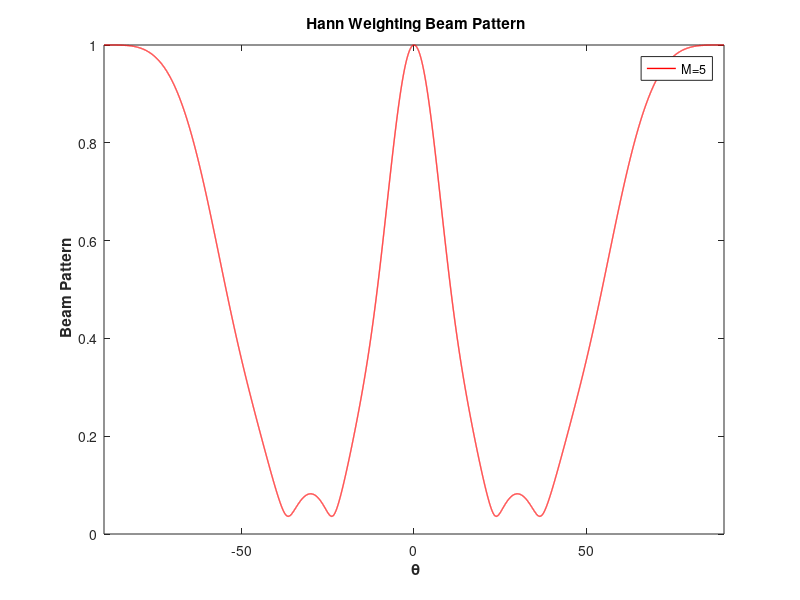
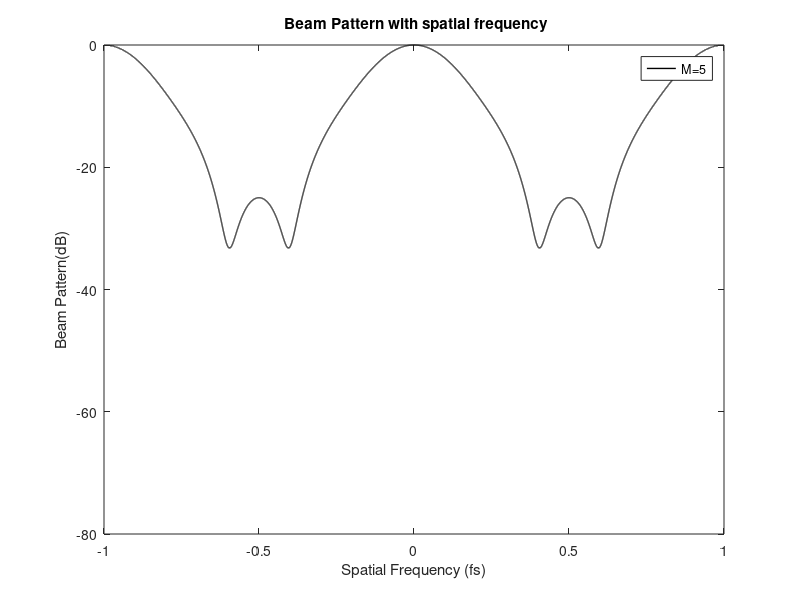

MATLAB code for these plots, in order:
%Program in which all the parameters are inserted manually.

M = input('Enter the number of sensors: ');
display('Enter the value of wavelength and spacing in dimensional units');
d = input('Enter the value of spacing between sensors: ');
lambda = input('Enter the wavelenth of the signal: ');

angle = -90:0.01:90; % Azimuth angle in degrees.
angle_polar = 0:0.01:2*pi; % Azimuth angle in radians.
fs  = (d./lambda).*sind(angle); % spatial frequency

sum = 0;
for m = ((-M-1)/2):1:((M-1)/2)
    sum = sum + ((cos((pi*m)./M)).^2);
end
C2 = 1/sum;

n=1;
for theta = -90:0.01:90
    
    sum = 0;
    for m = ((-M-1)/2):1:((M-1)/2)
    sum = sum + ((cos((pi*m)./M)).^2).*exp(2*pi*m*(d./lambda)*sind(theta)*1i);
    end
    B(n) = sum.*C2;
    n=n+1;

end
figure(1);
plot(angle,abs(B),'-r','LineWidth',1);
title('\bf Hann Weighting Beam Pattern');
xlabel('\bf \theta');
ylabel('\bf Beam Pattern');
xlim([-90 90]);
ylim([0 1]);
legend(sprintf('M=%d',M));
figure(2);
D = 10*log(abs(B));
plot(fs,D,'-k','LineWidth',1);
title('\bf Beam Pattern with spatial frequency');
xlabel('Spatial Frequency (fs)');
ylabel('Beam Pattern(dB)');

%% changing limit for spatial frequency.
if d/lambda == 2
    xlim([-2 2]);
end
if d/lambda == 1 
    xlim([-1 1]);
end
if d/lambda == 0.5
    xlim([-0.5 0.5]);
end
if d/lambda == 0.25
    xlim([-0.25 0.25]);
end
if d/lambda == 0.125
    xlim([-0.25 0.25]);
end
%%
ylim([-80 0]);
legend(sprintf('M=%d',M));